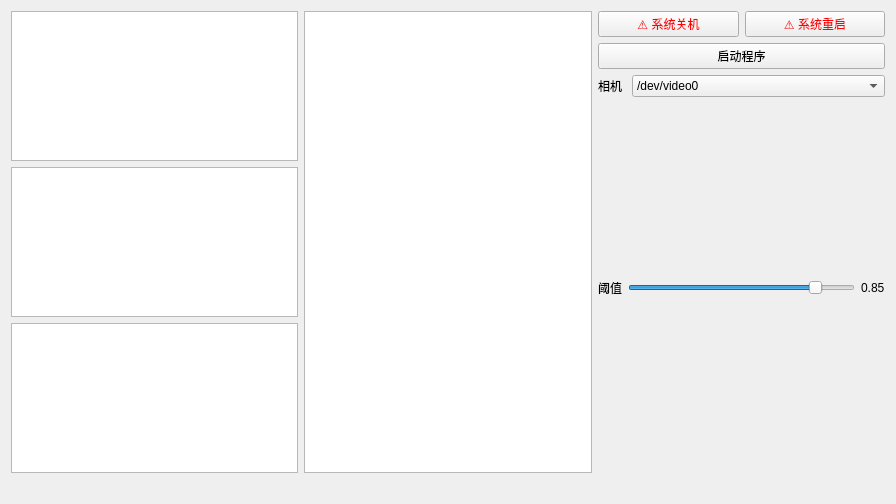
<?xml version="1.0" encoding="UTF-8"?>
<ui version="4.0">
 <author>Neolux Lee</author>
 <class>Form</class>
 <widget class="QWidget" name="Form">
  <property name="geometry">
   <rect>
    <x>0</x>
    <y>0</y>
    <width>896</width>
    <height>504</height>
   </rect>
  </property>
  <property name="windowTitle">
   <string>Form</string>
  </property>
  <layout class="QGridLayout" name="gridLayout">
   <item row="1" column="2">
    <layout class="QHBoxLayout" name="viewStatus">
     <item>
      <widget class="QLabel" name="lblFPS">
       <property name="text">
        <string/>
       </property>
      </widget>
     </item>
    </layout>
   </item>
   <item row="0" column="2">
    <layout class="QHBoxLayout" name="winRoot" stretch="0,0,0">
     <item>
      <layout class="QVBoxLayout" name="viewDisplay">
       <item>
        <widget class="QGraphicsView" name="imageOrig"/>
       </item>
       <item>
        <widget class="QGraphicsView" name="imageProc"/>
       </item>
       <item>
        <widget class="QPlainTextEdit" name="textLogging">
         <property name="readOnly">
          <bool>true</bool>
         </property>
        </widget>
       </item>
      </layout>
     </item>
     <item>
      <layout class="QVBoxLayout" name="viewCustom">
       <item>
        <widget class="QPlainTextEdit" name="textCustom">
         <property name="readOnly">
          <bool>true</bool>
         </property>
        </widget>
       </item>
      </layout>
     </item>
     <item>
      <layout class="QVBoxLayout" name="viewControl" stretch="0,0,0">
       <item>
        <layout class="QVBoxLayout" name="viewBtns">
         <item>
          <layout class="QHBoxLayout" name="viewBtnsCtrl">
           <item>
            <widget class="QPushButton" name="btnShutdown">
             <property name="styleSheet">
              <string notr="true">color: rgb(255, 0, 4);</string>
             </property>
             <property name="text">
              <string>⚠️ 系统关机</string>
             </property>
            </widget>
           </item>
           <item>
            <widget class="QPushButton" name="btnReboot">
             <property name="styleSheet">
              <string notr="true">color: rgb(255, 0, 4);</string>
             </property>
             <property name="text">
              <string>⚠️ 系统重启</string>
             </property>
            </widget>
           </item>
          </layout>
         </item>
         <item>
          <layout class="QHBoxLayout" name="viewBtnsSyst">
           <item>
            <widget class="QPushButton" name="btnStartStop">
             <property name="text">
              <string>启动程序</string>
             </property>
            </widget>
           </item>
          </layout>
         </item>
        </layout>
       </item>
       <item>
        <layout class="QVBoxLayout" name="viewSelct">
         <item>
          <layout class="QHBoxLayout" name="viewCamera" stretch="0,1">
           <item>
            <widget class="QLabel" name="lblCamera">
             <property name="text">
              <string>相机 </string>
             </property>
            </widget>
           </item>
           <item>
            <widget class="QComboBox" name="sboxCamera">
             <item>
              <property name="text">
               <string>/dev/video0</string>
              </property>
             </item>
             <item>
              <property name="text">
               <string>/dev/video2</string>
              </property>
             </item>
             <item>
              <property name="text">
               <string>/dev/video8</string>
              </property>
             </item>
            </widget>
           </item>
          </layout>
         </item>
        </layout>
       </item>
       <item>
        <layout class="QVBoxLayout" name="viewValue">
         <item>
          <layout class="QHBoxLayout" name="viewDLThres">
           <item>
            <widget class="QLabel" name="lblThres">
             <property name="text">
              <string>阈值</string>
             </property>
            </widget>
           </item>
           <item>
            <widget class="QSlider" name="sldThres">
             <property name="maximum">
              <number>100</number>
             </property>
             <property name="singleStep">
              <number>1</number>
             </property>
             <property name="pageStep">
              <number>10</number>
             </property>
             <property name="value">
              <number>85</number>
             </property>
             <property name="sliderPosition">
              <number>85</number>
             </property>
             <property name="orientation">
              <enum>Qt::Orientation::Horizontal</enum>
             </property>
            </widget>
           </item>
           <item>
            <widget class="QLabel" name="lblThresValue">
             <property name="text">
              <string>0.85</string>
             </property>
            </widget>
           </item>
          </layout>
         </item>
        </layout>
       </item>
      </layout>
     </item>
    </layout>
   </item>
  </layout>
 </widget>
 <resources/>
 <connections/>
</ui>
